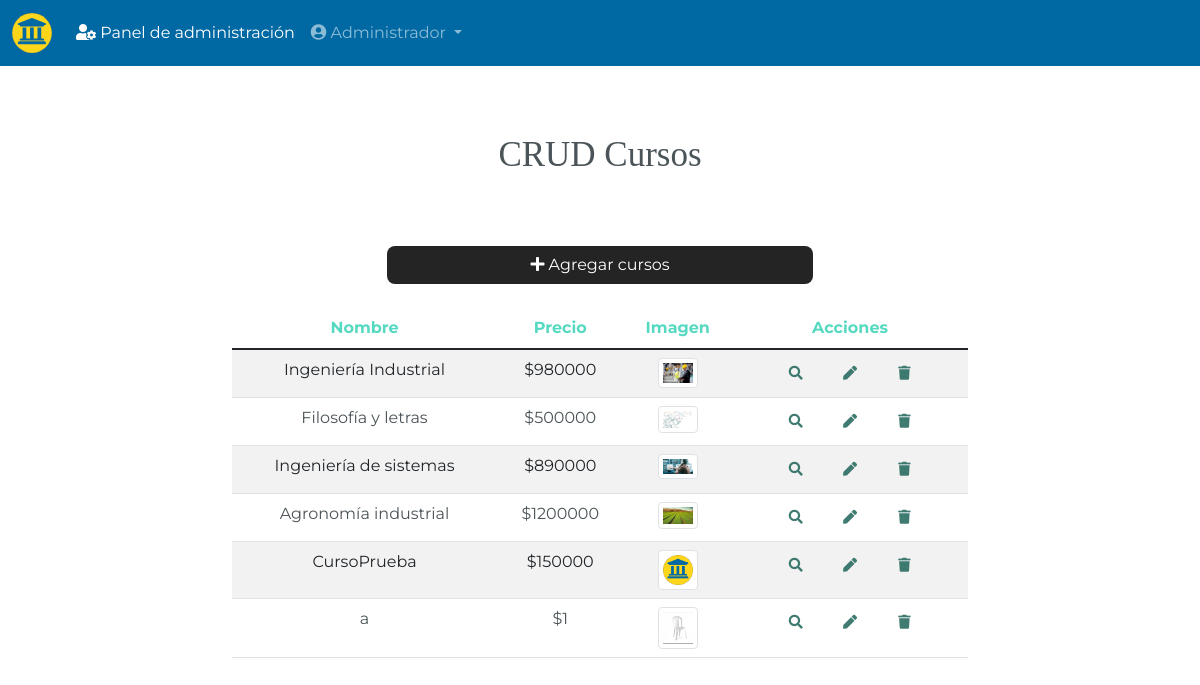
The page /course.php (signed in) on the database its author committed.
### tables this page shows
CREATE TABLE `curso` (
  `id_curso` bigint(20) NOT NULL,
  `id_usuario` bigint(20) NOT NULL,
  `nombre` varchar(64) NOT NULL,
  `descripcion` varchar(512) NOT NULL,
  `precio` int(11) NOT NULL,
  `duracion` varchar(64) NOT NULL,
  `imagen` varchar(64) DEFAULT 'imgs/nophoto.png'
);

### course.php (called while the page is built, shortened)
<?php require 'config/app.php'; ?>
<?php require 'config/database.php'; ?>
<?php include 'includes/header.php'; ?>
<?php include 'pages/pggames.php'; ?>
<?php include 'includes/footer.php'; ?>

### config/database.php (called while the page is built, shortened)
<?php
function listGames($conn)
{
    try {
        $sql  = "SELECT * FROM curso";
        $stmt = $conn->prepare($sql);
        $stmt->execute();
        return $stmt->fetchAll();
    } catch (PDOException $e) {
        echo $e->getMessage();
    }
}
function verificarPermisos($id_rol, $id_permiso, $conn){
    try {
        $sql = "SELECT * FROM rol_permiso WHERE id_rol = :id_rol AND id_permiso = :id_permiso";
        $stmt = $conn->prepare($sql);
        $stmt->bindparam(":id_rol", $id_rol);
        $stmt->bindparam(":id_permiso", $id_permiso);
        $stmt->execute();
        $consulta = $stmt->fetchAll();
        if(sizeof($consulta) != 0){
            return true;
        } else {
            return false;
        }
    } catch (PDOException $e){
        echo $e->getMessage();
    }
}

### config/app.php (called while the page is built, shortened)
<?php
    $url    = 'http://localhost/collegeapp/';
    $public = $url . 'public/';

### pages/pggames.php (the view)
<main class="container">
    <section class="row mt-5">
        <div class="col-md-8 offset-md-2 text-center">
            <h1 class="">CRUD Cursos</h1>
            <br>
            <?php if (verificarPermisos($_SESSION['ss-rol'], 5, $conn)) : ?>
                <a href="course/add.php" class="btn btn-cancel mt-3">
                    <i class="fas fa-plus"></i> Agregar cursos
                </a>
            <?php endif; ?>
            <table class="table table-striped mt-4">
                <thead>
                    <tr class="letter-title">
                        <th>Nombre</th>
                        <th>Precio</th>
                        <th>Imagen</th>
                        <th>Acciones</th>
                    </tr>
                </thead>
                <tbody>
                    <?php $games = listGames($conn); ?>
                    <?php foreach ($games as $game) : ?>
                        <tr class="letter2">
                            <td><?php echo $game['nombre']; ?></td>
                            <td>$<?php echo $game['precio']; ?></td>
                            <td><img src="<?php echo $public . $game['imagen']; ?>" width="40px" class="img-thumbnail"></td>
                            <td>
                                <?php if (verificarPermisos($_SESSION['ss-rol'], 6, $conn)) : ?>
                                    <a href="course/show.php?id=<?php echo $game['id_curso']; ?>" class="btn btn-sm btn-actions">
                                        <i class="fas fa-search"></i>
                                    </a>
                                <?php endif; ?>
                                <?php if (verificarPermisos($_SESSION['ss-rol'], 7, $conn)) : ?>
                                    <a href="course/edit.php?id=<?php echo $game['id_curso']; ?>" class="btn btn-sm btn-actions">
                                        <i class="fas fa-pen"></i>
                                    </a>
                                <?php endif; ?>
                                <?php if (verificarPermisos($_SESSION['ss-rol'], 8, $conn)) : ?>
                                    <a href="javascript:;" class="btn btn-sm btn-actions btn-delete" data-id="<?php echo $game['id_curso']; ?>" data-dir="course">
                                        <i class="fas fa-trash"></i>
                                    </a>
                                <?php endif; ?>
                            </td>
                        </tr>
                    <?php endforeach ?>
                </tbody>
            </table>
        </div>
    </section>
</main>

### public/css/custom.css (style rules this page uses)
body { font-family: 'Montserrat', sans-serif; background-color: #FFFFFF; }
h1 { font-size: 35px; color: #4B5458; font-family: 'Bitter', serif; margin-top: 20px; margin-bottom: 30px; }
.btn { border-radius: 8px; font-family: 'Montserrat', sans-serif; margin: 0px auto; opacity: 0.9; transition: all 0.25s ease-in; width: 58%; }
.btn-cancel { color: #fff; background-color: #0D0D0D; }
a { font-family: 'Montserrat', sans-serif; }
.btn.btn-sm { width: 50px; }
.btn-actions { color: #2B6D61 !important; }
.letter2 { color: #4B5458; }
.letter-title { color: #55D9C1; }

### rows shown on the page
curso: nombre "Ingeniería Industrial", precio "980000", imagen (picture)
curso: nombre "Filosofía y letras", precio "500000", imagen (picture)
curso: nombre "Ingeniería de sistemas", precio "890000", imagen (picture)
curso: nombre "Agronomía industrial", precio "1200000", imagen (picture)
curso: nombre "CursoPrueba", precio "150000", imagen (picture)
curso: nombre "a", precio "1", imagen (picture)

### other values the page prints
$_SESSION['ss-fullname'] "Administrador"
